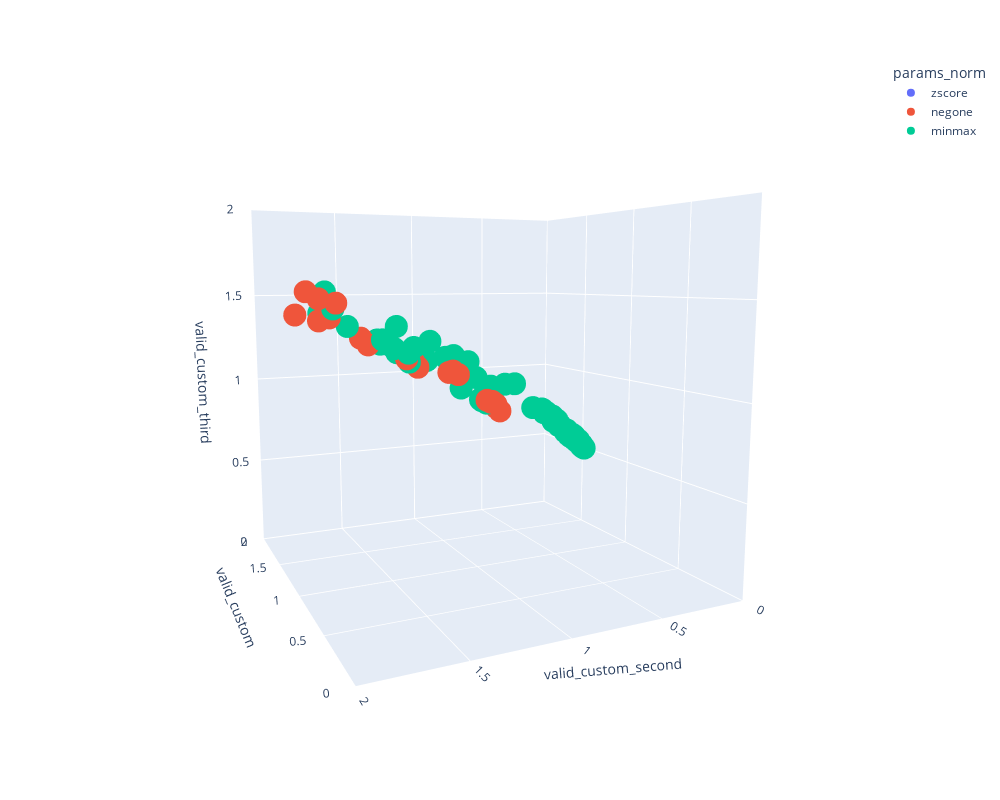

Notebook code for this chart:
### Code cell
# set bounds
maxval=2
ranges = [0,maxval]

fig = px.scatter_3d(df, x='values_0', y='values_1', z='values_2',
                    color='params_norm',
                    range_x=ranges, range_y=ranges, range_z=ranges,
                    labels={'values_0':'valid_custom', 'values_1':'valid_custom_second', 'values_2':'valid_custom_third'},
                    width=1000, height=800)


fig.show()

### Figure 1 — Plotly figure (JSON) as saved in the notebook; plotly's stock layout.template omitted (floating-point values rounded to 4 significant figures; data arrays with more than 128 entries replaced by an {"elided": "..."} marker saying what was removed)
{"data": [{"hovertemplate": "params_norm=zscore<br>valid_custom=%{x}<br>valid_custom_second=%{y}<br>valid_custom_third=%{z}<extra></extra>", "legendgroup": "zscore", "marker": {"color": "#636efa", "symbol": "circle"}, "mode": "markers", "name": "zscore", "scene": "scene", "showlegend": true, "type": "scatter3d", "x": [1.167, 1.044, 1.049, 1.165, 1.058, 1.068, 1.167, 1.226, 1.197, 1.097, 1.097, 3.876, 1.149, 1.228, 1.083, 1.16, 1.15, 1.044, 1.189, 1.052, 1.224, 1.061, 1.151, 1.102, 1.229, 1.059, 1.081, 1.196, 1.079, 1.196, 1.101, 1.097, 1.161, 4.706], "y": [4.719, 4.507, 4.721, 4.645, 4.007, 4.384, 4.838, 5.539, 3.828, 4.922, 3.807, 7.394, 3.73, 5.153, 3.821, 4.086, 3.717, 4.549, 4.105, 4.214, 5.669, 3.962, 3.69, 3.583, 5.14, 4.895, 4.232, 3.825, 3.737, 3.792, 3.615, 3.621, 5.495, 7.466], "z": [2.506, 2.448, 2.519, 2.478, 2.248, 2.409, 2.546, 2.764, 2.174, 2.598, 2.153, 3.274, 2.131, 2.642, 2.166, 2.256, 2.109, 2.466, 2.28, 2.345, 2.811, 2.232, 2.096, 2.037, 2.637, 2.575, 2.338, 2.191, 2.13, 2.175, 2.069, 2.067, 2.752, 3.296]}, {"hovertemplate": "params_norm=negone<br>valid_custom=%{x}<br>valid_custom_second=%{y}<br>valid_custom_third=%{z}<extra></extra>", "legendgroup": "negone", "marker": {"color": "#EF553B", "symbol": "circle"}, "mode": "markers", "name": "negone", "scene": "scene", "showlegend": true, "type": "scatter3d", "x": [13.71, 1.107, 1.08, 2.319, 1.102, 1.054, 1.309, 1.103, 0.9926, 1.067, 0.9934, 0.9957, 0.9936, 1.04, 1.08, 3.362, 0.9967, 1.094, 2.378, 1.036, 1.053, 1.023, 1.037, 6.191, 1.087, 0.9925, 0.9915, 1.012, 1.275, 1.079, 0.9986, 1.025, 0.9918, 1.0], "y": [11.08, 1.783, 2.058, 31.13, 7.534, 1.347, 3.411, 1.957, 0.9172, 5.262, 0.8884, 0.9467, 0.9215, 1.331, 2.369, 8.218, 1.172, 1.841, 27.94, 3.395, 1.347, 1.92, 1.395, 13.58, 1.627, 0.8696, 0.895, 1.773, 7.737, 1.589, 1.148, 1.857, 0.9238, 1.115], "z": [3.912, 1.403, 1.503, 7.264, 3.598, 1.167, 2.165, 1.421, 0.9341, 2.934, 0.8965, 0.9417, 0.9295, 1.137, 1.74, 3.327, 1.106, 1.39, 6.92, 2.255, 1.16, 1.537, 1.185, 4.582, 1.297, 0.8781, 0.9168, 1.48, 3.485, 1.261, 1.112, 1.502, 0.9305, 1.091]}, {"hovertemplate": "params_norm=minmax<br>valid_custom=%{x}<br>valid_custom_second=%{y}<br>valid_custom_third=%{z}<extra></extra>", "legendgroup": "minmax", "marker": {"color": "#00cc96", "symbol": "circle"}, "mode": "markers", "name": "minmax", "scene": "scene", "showlegend": true, "type": "scatter3d", "x": {"elided": "135 float values"}, "y": {"elided": "135 float values"}, "z": {"elided": "135 float values"}}], "layout": {"height": 800, "legend": {"title": {"text": "params_norm"}, "tracegroupgap": 0}, "margin": {"t": 60}, "scene": {"aspectmode": "auto", "aspectratio": {"x": 1, "y": 1, "z": 1}, "camera": {"center": {"x": 0, "y": 0, "z": 0}, "eye": {"x": -1.943, "y": 0.9076, "z": 0.2978}, "projection": {"type": "perspective"}, "up": {"x": 0, "y": 0, "z": 1}}, "domain": {"x": [0, 1], "y": [0, 1]}, "xaxis": {"range": [0, 2], "title": {"text": "valid_custom"}, "type": "linear"}, "yaxis": {"range": [0, 2], "title": {"text": "valid_custom_second"}, "type": "linear"}, "zaxis": {"range": [0, 2], "title": {"text": "valid_custom_third"}, "type": "linear"}}, "width": 1000}}
